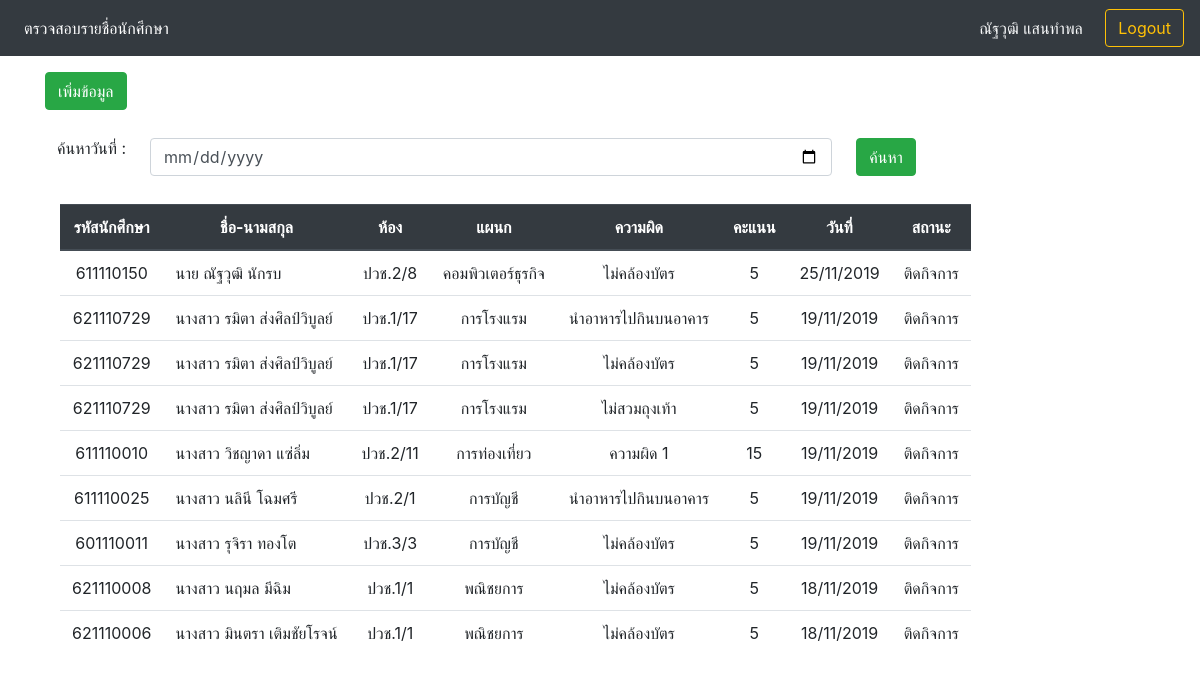
The app's page /chkview.php (signed in) with its own data.
### tables this page shows
CREATE TABLE `std_offense` (
  `std_off_id` int(11) NOT NULL,
  `std_id` int(9) NOT NULL COMMENT ' รหัสนักศึกษา',
  `wr_id` int(3) NOT NULL COMMENT 'รหัสความผิด',
  `mem_id` int(7) NOT NULL COMMENT 'รหัสสมาชิก',
  `std_off_date` datetime NOT NULL COMMENT 'วันที่',
  `std_off_status` varchar(50) NOT NULL COMMENT 'สถานะ'
);

CREATE TABLE `student` (
  `std_id` int(9) NOT NULL COMMENT 'รหัสนักศึกษา',
  `std_tname` varchar(10) NOT NULL COMMENT 'คำนำหน้าชื่อ',
  `std_fname` varchar(255) NOT NULL COMMENT 'ชื่อนักศึกษา',
  `std_lname` varchar(255) NOT NULL COMMENT 'นามสกุลนักศึกษา',
  `std_class` varchar(20) NOT NULL COMMENT 'ระดับชั้น',
  `std_depart` varchar(100) NOT NULL COMMENT 'แผนก'
);

CREATE TABLE `wrong` (
  `wr_id` int(3) NOT NULL COMMENT 'รหัสความผิด',
  `wr_name` varchar(200) NOT NULL COMMENT 'ชื่อความผิด',
  `wr_score` int(2) NOT NULL COMMENT 'คะแนนความผิด'
);

### chkview.php (the view, shortened to what this page needs)
<?php
require_once("connect/connect.php");
isset($_POST["se"]) ? $se = $_POST["se"] : $se = "";
if ($se == "") {
	$strSQL   = "SELECT * FROM std_offense LEFT JOIN student ON std_offense.std_id = student.std_id LEFT JOIN wrong ON std_offense.wr_id = wrong.wr_id LEFT JOIN member ON std_offense.mem_id = member.mem_id WHERE std_offense.std_off_status = 'ติดกิจการ' ORDER BY std_off_date DESC";
}
$objQuery = mysqli_query($conn, $strSQL);
?>
<html>
<head>
	<link rel="stylesheet" href="https://stackpath.bootstrapcdn.com/bootstrap/4.3.1/css/bootstrap.min.css">
	<link rel="stylesheet" href="https://cdnjs.cloudflare.com/ajax/libs/jquery-confirm/3.3.2/jquery-confirm.min.css">
</head>
<body>
	<nav class="navbar navbar-expand-lg bg-dark navbar-dark ">
		<div class="collapse navbar-collapse" id="navbarSupportedContent">
			<?php if ($_SESSION['Status'] == 1) { ?>
				<ul class="navbar-nav mr-auto">
					<li class="nav-item active">
						<a class="nav-link" href="chkview.php">ตรวจสอบรายชื่อนักศึกษา</a>
					</li>
					<li class="nav-item">
						<a class="nav-link" href="wrong.php">รายการความผิด</a>
					</li>
					<li class="nav-item">
						<a class="nav-link " href="member.php">รายชื่อครู</a>
					</li>
					<li class="nav-item">
						<a class="nav-link " href="student.php">รายชื่อนักศึกษา</a>
					</li>
					<li class="nav-item ">
						<a class="nav-link " href="report.php">รายงาน</a>
					</li>
				</ul>
			<?php } else { ?><ul class="navbar-nav mr-auto">
					<li class="nav-item active">
						<a class="nav-link" href="chkview.php">ตรวจสอบรายชื่อนักศึกษา</a>
					</li>
				</ul>
			<?php } ?>
			<form class="form-inline my-2 my-lg-0">
				<div class="text-light"><?= $_SESSION["Name"] ?>&nbsp;
				</div>
				<button class="btn btn-outline-warning my-2 my-sm-0" type="button" onclick="window.location.href='logout.php'">Logout</button>
			</form>
		</div>
	</nav>
	<div class="container">
		<p>
		<form action="add_std_off.php" method="POST" enctype="multipart/form-data" name="form1">
			<button type="submit" class="btn btn-success">เพิ่มข้อมูล</button>
		</form>
		<form action="chkview.php" method="POST" enctype="multipart/form-data" name="form2">
			<table class="table table-borderless table-responsive">
				<tr>
					<td align="right" valign="bottom">ค้นหาวันที่ : </td>
					<td width="80%"><input class="form-control" type="date" id="example-date-input" name="search"></td>
					<td align="left"><button type="submit" class="btn btn-success" name="se" value="search">ค้นหา</button></td>
				</tr>
			</table>
		</form>
		<table border="0" class="table table-hover table-responsive col-sm-auto col-md-auto">
			<thead class="thead-dark">
				<tr align="center">
					<th scope="col">รหัสนักศึกษา</th>
					<th scope="col">ชื่อ-นามสกุล</th>
					<th scope="col">ห้อง</th>
					<th scope="col">แผนก</th>
					<th scope="col">ความผิด</th>
					<th scope="col">คะแนน</th>
					<th scope="col">วันที่</th>
					<th scope="col">สถานะ</th>
				</tr>
			</thead>
			<tbody>
				<?php
				while ($res = mysqli_fetch_array($objQuery, MYSQLI_ASSOC)) { ?>
					<tr>
						<td align="center"><?= $res["std_id"] ?></td>
						<td><?= $res["std_tname"] ?> <?= $res["std_fname"] ?> <?= $res["std_lname"] ?></td>
						<td align="center"><?= $res["std_class"] ?></td>
						<td align="center"><?= $res["std_depart"] ?></td>
						<td align="center"><?= $res["wr_name"] ?></td>
						<td align="center"><?= $res["wr_score"] ?></td>
						<td align="center"><?= date("d/m/Y", strtotime($res["std_off_date"])) ?></td>
						<td align="center"><?= $res["std_off_status"] ?></td>
					</tr>
				<?php
				} ?>
			</tbody>
		</table>
	</div>
</body>
</html>

### records on screen
std_offense: std.std_id "611110150", std.std_tname "นาย", std.std_fname "ณัฐวุฒิ", std.std_lname "นักรบ", std.std_class "ปวช.2/8", std.std_depart "คอมพิวเตอร์ธุรกิจ", wr.wr_name "ไม่คล้องบัตร", wr.wr_score "5", std_off_date "25/11/2019", std_off_status "ติดกิจการ"
std_offense: std.std_id "621110729", std.std_tname "นางสาว", std.std_fname "รมิตา", std.std_lname "ส่งศิลป์วิบูลย์", std.std_class "ปวช.1/17", std.std_depart "การโรงแรม", wr.wr_name "นำอาหารไปกินบนอาคาร", wr.wr_score "5", std_off_date "19/11/2019", std_off_status "ติดกิจการ"
std_offense: std.std_id "621110729", std.std_tname "นางสาว", std.std_fname "รมิตา", std.std_lname "ส่งศิลป์วิบูลย์", std.std_class "ปวช.1/17", std.std_depart "การโรงแรม", wr.wr_name "ไม่คล้องบัตร", wr.wr_score "5", std_off_date "19/11/2019", std_off_status "ติดกิจการ"
std_offense: std.std_id "621110729", std.std_tname "นางสาว", std.std_fname "รมิตา", std.std_lname "ส่งศิลป์วิบูลย์", std.std_class "ปวช.1/17", std.std_depart "การโรงแรม", wr.wr_name "ไม่สวมถุงเท้า", wr.wr_score "5", std_off_date "19/11/2019", std_off_status "ติดกิจการ"
std_offense: std.std_id "611110010", std.std_tname "นางสาว", std.std_fname "วิชญาดา", std.std_lname "แซ่ลิ่ม", std.std_class "ปวช.2/11", std.std_depart "การท่องเที่ยว", wr.wr_name "ความผิด 1", wr.wr_score "15", std_off_date "19/11/2019", std_off_status "ติดกิจการ"
std_offense: std.std_id "611110025", std.std_tname "นางสาว", std.std_fname "นลินี", std.std_lname "โฉมศรี", std.std_class "ปวช.2/1", std.std_depart "การบัญชี", wr.wr_name "นำอาหารไปกินบนอาคาร", wr.wr_score "5", std_off_date "19/11/2019", std_off_status "ติดกิจการ"
std_offense: std.std_id "601110011", std.std_tname "นางสาว", std.std_fname "รุจิรา", std.std_lname "ทองโต", std.std_class "ปวช.3/3", std.std_depart "การบัญชี", wr.wr_name "ไม่คล้องบัตร", wr.wr_score "5", std_off_date "19/11/2019", std_off_status "ติดกิจการ"
std_offense: std.std_id "621110008", std.std_tname "นางสาว", std.std_fname "นฤมล", std.std_lname "มีฉิม", std.std_class "ปวช.1/1", std.std_depart "พณิชยการ", wr.wr_name "ไม่คล้องบัตร", wr.wr_score "5", std_off_date "18/11/2019", std_off_status "ติดกิจการ"
std_offense: std.std_id "621110006", std.std_tname "นางสาว", std.std_fname "มินตรา", std.std_lname "เติมชัยโรจน์", std.std_class "ปวช.1/1", std.std_depart "พณิชยการ", wr.wr_name "ไม่คล้องบัตร", wr.wr_score "5", std_off_date "18/11/2019", std_off_status "ติดกิจการ"

### other values on screen
$_SESSION["Name"] "ณัฐวุฒิ แสนทำพล"
